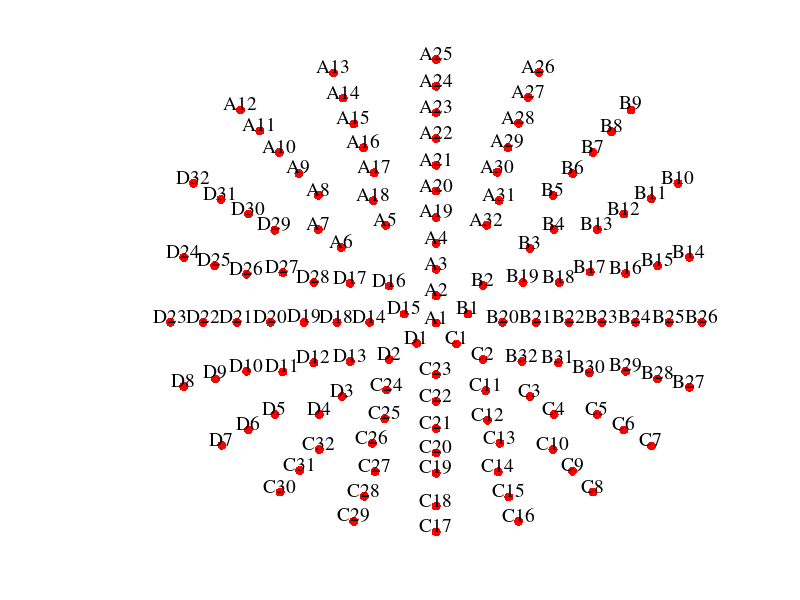

Write the MATLAB code that produced this figure.
% Plot Biosemi cap given flat coordinates the electrodes
close all
x = [475	475	475	475	418	368	342	342	320	298	276	254	359	370	382	393	405	404	475	475	475	475	475	475	475	591	579	568	556	544	546	532	511	528	581	608	607	629	652	673	695	748	718	687	657	761	725	689	649	614	573	550	588	625	662	700	738	775	761	725	689	648	613	572	498	528	581	608	657	687	718	652	629	607	531	533	547	545	557	568	475	475	475	475	475	475	475	419	417	403	406	394	382	299	321	343	453	422	369	343	293	263	233	190	226	261	302	337	378	400	439	422	378	363	326	288	250	212	175	190	225	261	302	337	293	263	232	201];
y = [502	541	579	616	642	610	636	685	716	746	777	807	860	824	787	753	717	677	653	691	728	766	803	841	879	861	825	788	753	718	677	642	515	556	609	636	685	716	746	776	807	702	680	658	636	596	584	573	575	560	560	503	503	503	503	503	503	503	410	422	433	431	445	447	472	450	397	371	371	349	326	260	290	321	405	363	330	289	253	218	203	240	287	316	351	390	428	406	365	330	289	254	218	260	291	321	473	450	397	371	371	349	327	411	422	433	432	445	447	503	515	555	559	503	503	503	503	503	503	596	584	572	574	560	635	658	679	702];
names = {'A1', 'A2', 'A3', 'A4', 'A5', 'A6', 'A7', 'A8', 'A9', 'A10', 'A11', 'A12', 'A13', 'A14', 'A15', 'A16', 'A17', 'A18', 'A19', 'A20', 'A21', 'A22', 'A23', 'A24', 'A25', 'A26', 'A27', 'A28', 'A29', 'A30', 'A31', 'A32', 'B1', 'B2', 'B3', 'B4', 'B5', 'B6', 'B7', 'B8', 'B9', 'B10', 'B11', 'B12', 'B13', 'B14', 'B15', 'B16', 'B17', 'B18', 'B19', 'B20', 'B21', 'B22', 'B23', 'B24', 'B25', 'B26', 'B27', 'B28', 'B29', 'B30', 'B31', 'B32', 'C1', 'C2', 'C3', 'C4', 'C5', 'C6', 'C7', 'C8', 'C9', 'C10', 'C11', 'C12', 'C13', 'C14', 'C15', 'C16', 'C17', 'C18', 'C19', 'C20', 'C21', 'C22', 'C23', 'C24', 'C25', 'C26', 'C27', 'C28', 'C29', 'C30', 'C31', 'C32', 'D1', 'D2', 'D3', 'D4', 'D5', 'D6', 'D7', 'D8', 'D9', 'D10', 'D11', 'D12', 'D13', 'D14', 'D15', 'D16', 'D17', 'D18', 'D19', 'D20', 'D21', 'D22', 'D23', 'D24', 'D25', 'D26', 'D27', 'D28', 'D29', 'D30', 'D31', 'D32'};

%Elec(1:length(x),:)
plot(x,y,'r.', 'MarkerSize', 20)
text(x, y, names, 'FontName', 'Times', 'FontSize', 14, 'HorizontalAlignment', 'center', ...
     'VerticalAlignment', 'bottom');
hold on
set(gca,'XColor', 'none','YColor','none','ZColor','none');
